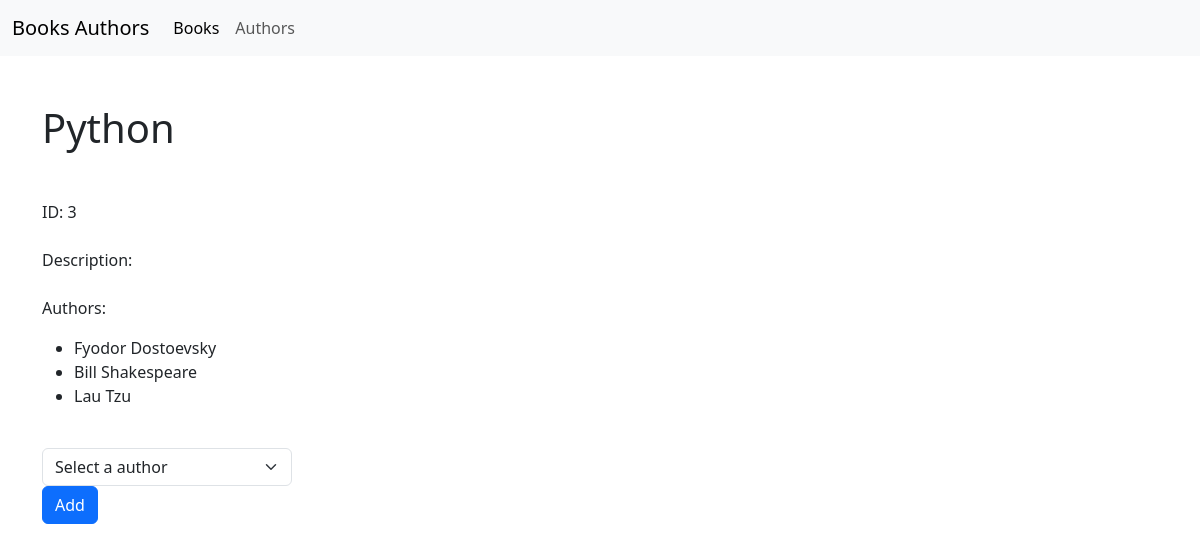
Page /books/3 on the committed database.
### books_authors_app0/models.py (models this page shows, shortened)
class Book(models.Model):
    title = models.CharField(max_length=100)
    description = models.TextField()
    created_at = models.DateTimeField(auto_now_add=True)
    updated_at = models.DateTimeField(auto_now=True)
    authors = models.ManyToManyField(Author)

class Author(models.Model):
    first_name = models.CharField(max_length=50)
    last_name = models.CharField(max_length=50)
    created_at = models.DateTimeField(auto_now_add=True)
    updated_at = models.DateTimeField(auto_now=True)
    note = models.TextField()
    def __str__(self):
        return f"{self.first_name} {self.last_name}"

### books_authors_app0/views.py (the view)
# urls.py: path('books/<int:pk>',views.book_details, name='details'),
def book_details(request, pk):
    book = get_object_or_404(Book, id=pk)
    book_authors = book.authors.all()
    authors = Author.objects.all()
    context = {'book': book, 'book_authors': book_authors, 'authors': authors}
    return render(request, "book_details.html", context)

### templates/book_details.html (shortened to what this page needs)
{% extends './base.html' %}
{% block content %}
        <div class="row mt-5">
            <h1 class="mb-5">{{book.title}}</h1>
            <div>
                <span class="bold">ID</span>: {{book.id}} <br> <br>
                <span >Description</span>: {{book.description}}  <br><br>
                <div >
                    <p>Authors:</p>
                    <ul>
                        {% for author in book_authors %}
                        <li >
                          {{author.first_name}} {{author.last_name}}
                        </li>
                        {% endfor %}
                      </ul>
                </div>
                <br>
                <form method="POST" action="{% url 'books_authors_app0:add_book' pk=book.id %}">
                    <div style="max-width: 250px">
                    <select  name="bbb" class="form-select"  >
                        <option selected>Select a author</option>
                    </select>
                    </div>
                <button type="submit" class="btn btn-primary">Add</button>
                </form>
            </div>
        </div>
{% endblock content %}

### rows in the picture
Book: title "Python", id "3"
Author: first_name "Fyodor", last_name "Dostoevsky"
Author: first_name "Bill", last_name "Shakespeare"
Author: first_name "Lau", last_name "Tzu"
